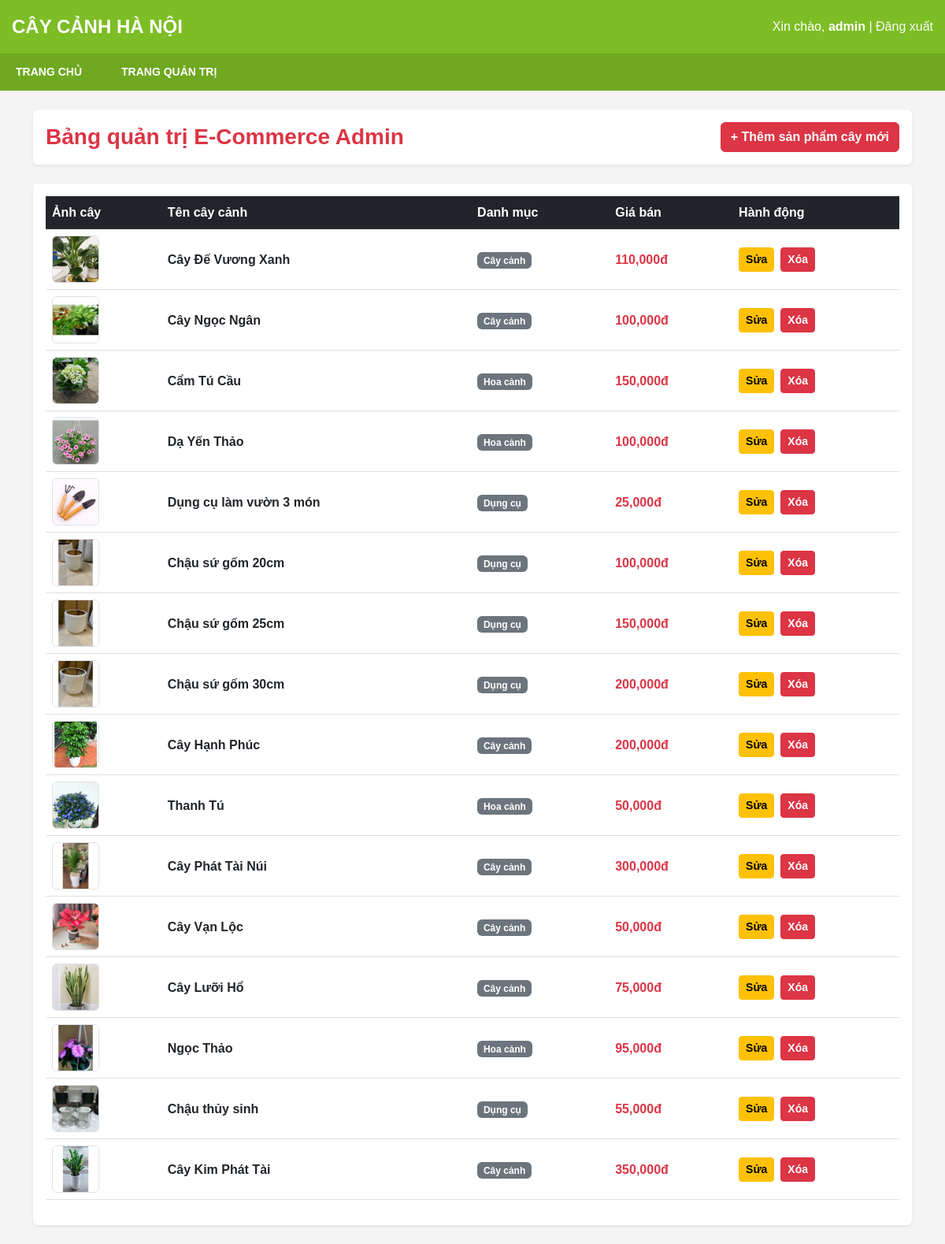
The app's page /admin/dashboard (signed in) with its own data.
### models.py (models this page shows)
class User(db.Model, UserMixin):
    id = db.Column(db.Integer, primary_key=True)
    username = db.Column(db.String(50), unique=True, nullable=False)
    password = db.Column(db.String(200), nullable=False)
    role = db.Column(db.String(20), default='customer')  # Phân quyền: 'customer' hoặc 'admin'

class Product(db.Model):
    id = db.Column(db.Integer, primary_key=True)
    name = db.Column(db.String(200), nullable=False)
    category = db.Column(db.String(100), nullable=False)
    old_price = db.Column(db.Integer)
    new_price = db.Column(db.Integer, nullable=False)
    description = db.Column(db.Text)
    sold_count = db.Column(db.Integer, default=0)
    images = db.relationship('ProductImage', backref='product', cascade="all, delete-orphan", lazy=True)
    reviews = db.relationship('Review', backref='product', cascade="all, delete-orphan", lazy=True)

class ProductImage(db.Model):
    id = db.Column(db.Integer, primary_key=True)
    image_url = db.Column(db.String(500), nullable=False)
    product_id = db.Column(db.Integer, db.ForeignKey('product.id'), nullable=False)

### routes/admin.py (the view)
@admin_bp.route('/dashboard')
@login_required
def dashboard():
    if not is_admin():
        return "Bạn không có quyền truy cập trang này!", 403
    products = Product.query.all()
    return render_template('admin/dashboard.html', products=products)

### app.py (called while the page is built)
@login_manager.user_loader
def load_user(user_id):
    return User.query.get(int(user_id))

### routes/admin.py (called while the page is built)
def is_admin():
    return current_user.is_authenticated and current_user.role == 'admin'

### templates/admin/dashboard.html
{% extends 'base.html' %}
{% block content %}
<div class="d-flex justify-content-between align-items-center mb-4 bg-white p-3 rounded shadow-sm">
    <h3 class="m-0 text-danger fw-bold">Bảng quản trị E-Commerce Admin</h3>
    <a href="{{ url_for('admin.add_product') }}" class="btn btn-danger fw-bold">+ Thêm sản phẩm cây mới</a>
</div>
<div class="bg-white p-3 rounded shadow-sm table-responsive">
    <table class="table table-hover align-middle">
        <thead class="table-dark">
            <tr>
                <th>Ảnh cây</th>
                <th>Tên cây cảnh</th>
                <th>Danh mục</th>
                <th>Giá bán</th>
                <th>Hành động</th>
            </tr>
        </thead>
        <tbody>
            {% for p in products %}
            <tr>
                <td>
                    <img src="{% if p.images %}{{ url_for('static', filename=p.images[0].image_url) }}{% else %}https://via.placeholder.com/60{% endif %}" style="width:60px; height:60px; object-fit:cover;" class="rounded border">
                </td>
                <td class="fw-bold">{{ p.name }}</td>
                <td><span class="badge bg-secondary">{{ p.category }}</span></td>
                <td class="text-danger fw-bold">{{ "{:,}".format(p.new_price) }}đ</td>
                <td>
                    <div class="d-flex gap-2">
                        <a href="{{ url_for('admin.edit_product', id=p.id) }}" class="btn btn-sm btn-warning fw-bold">Sửa</a>
                        <form method="POST" action="{{ url_for('admin.delete_product', id=p.id) }}" onsubmit="return confirm('Bạn có thực sự chắc chắn muốn xoá cây này không?')">
                            <button type="submit" class="btn btn-sm btn-danger fw-bold">Xóa</button>
                        </form>
                    </div>
                </td>
            </tr>
            {% else %}
            <tr><td colspan="5" class="text-center text-muted py-4">Chưa có cây cảnh nào trong hệ thống dữ liệu DB.</td></tr>
            {% endfor %}
        </tbody>
    </table>
</div>
{% endblock %}

### templates/base.html (shortened to what this page needs)
<!DOCTYPE html>
<html lang="vi">
<head>
    <link href="https://cdn.jsdelivr.net/npm/bootstrap@5.3.0/dist/css/bootstrap.min.css" rel="stylesheet">
</head>
<body>
    <header class="header-tren">
        <div class="header-khung">
            <div class="logo"><a href="{{ url_for('product.index') }}">Cây Cảnh Hà Nội</a></div>
            <div class="div-auth-status text-end text-white">
                {% if current_user.is_authenticated %}
                    <span>Xin chào, <b>{{ current_user.username }}</b></span> |
                    <a href="{{ url_for('auth.logout') }}" class="text-light">Đăng xuất</a>
                {% else %}
                    <a href="{{ url_for('auth.login') }}" class="text-white fw-bold">Đăng nhập</a> /
                    <a href="{{ url_for('auth.register') }}" class="text-white fw-bold">Đăng ký</a>
                {% endif %}
            </div>
        </div>
    </header>
    <nav class="thanh-menu">
        <div class="menu-khung">
            <a href="{{ url_for('product.index') }}" class="menu-item">Trang chủ</a>
            {% if current_user.role == 'admin' %}
                        <a href="{{ url_for('admin.dashboard') }}" class="menu-item">Trang quản trị</a>
                    {% endif %}
        </div>
    </nav>
    <div class="container my-4">
        {% block content %}{% endblock %}
    </div>
</body>
</html>

### templates/base.html (style rules this page uses)
* { box-sizing: border-box; margin: 0; padding: 0; font-family: Arial, sans-serif; }
body { background-color: #f4f4f4; color: #333; line-height: 1.6; }
a { text-decoration: none; color: inherit; }
.header-tren { background-color: #7dbd25; color: white; padding: 15px; }
.header-khung { max-width: 1200px; margin: 0 auto; display: flex; justify-content: space-between; align-items: center; flex-wrap: wrap; gap: 15px; }
.logo { font-size: 24px; font-weight: bold; text-transform: uppercase; }
.thanh-menu { background-color: #6fa821; color: white; }
.menu-khung { max-width: 1200px; margin: 0 auto; display: flex; gap: 10px; }
.menu-item { padding: 12px 20px; font-weight: bold; font-size: 14px; text-transform: uppercase; color: white; display: inline-block; }

### records on screen
User: username "admin"
Product: image_url (picture), name "Cây Đế Vương Xanh", category "Cây cảnh", new_price "110,000"
Product: image_url (picture), name "Cây Ngọc Ngân", category "Cây cảnh", new_price "100,000"
Product: image_url (picture), name "Cẩm Tú Cầu", category "Hoa cảnh", new_price "150,000"
Product: image_url (picture), name "Dạ Yến Thảo", category "Hoa cảnh", new_price "100,000"
Product: image_url (picture), name "Dụng cụ làm vườn 3 món", category "Dụng cụ", new_price "25,000"
Product: image_url (picture), name "Chậu sứ gốm 20cm", category "Dụng cụ", new_price "100,000"
Product: image_url (picture), name "Chậu sứ gốm 25cm", category "Dụng cụ", new_price "150,000"
Product: image_url (picture), name "Chậu sứ gốm 30cm", category "Dụng cụ", new_price "200,000"
Product: image_url (picture), name "Cây Hạnh Phúc", category "Cây cảnh", new_price "200,000"
Product: image_url (picture), name "Thanh Tú", category "Hoa cảnh", new_price "50,000"
Product: image_url (picture), name "Cây Phát Tài Núi", category "Cây cảnh", new_price "300,000"
Product: image_url (picture), name "Cây Vạn Lộc", category "Cây cảnh", new_price "50,000"
Product: image_url (picture), name "Cây Lưỡi Hổ", category "Cây cảnh", new_price "75,000"
Product: image_url (picture), name "Ngọc Thảo", category "Hoa cảnh", new_price "95,000"
Product: image_url (picture), name "Chậu thủy sinh", category "Dụng cụ", new_price "55,000"
Product: image_url (picture), name "Cây Kim Phát Tài", category "Cây cảnh", new_price "350,000"
